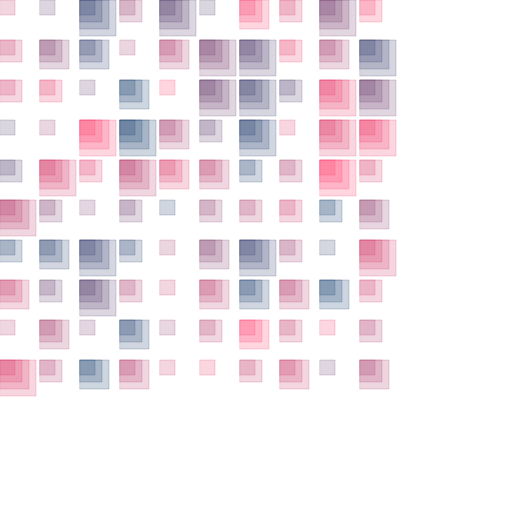
Frame 1 (no input)
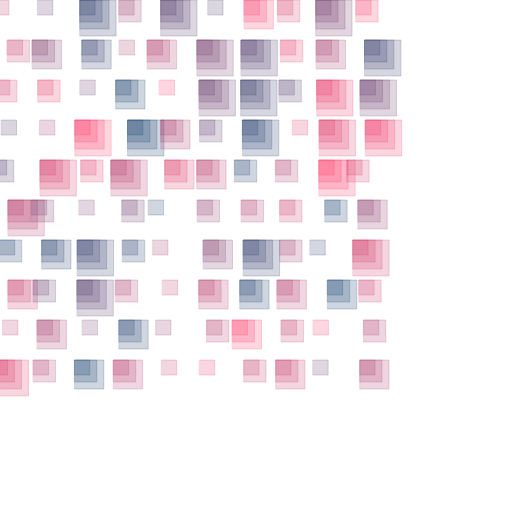
Frame 60 (no input)
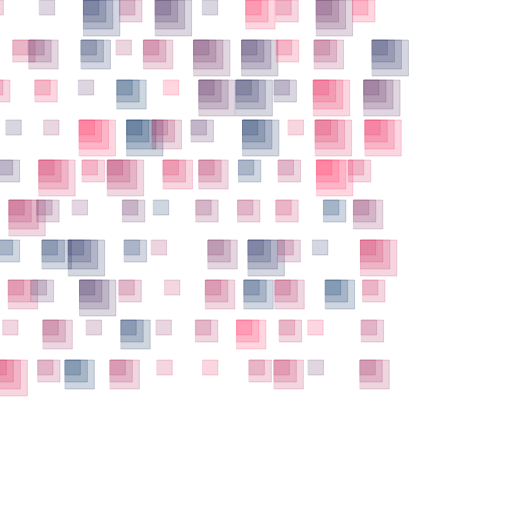
Frame 120 (the mouse pressed at the canvas centre since frame 60)

The p5.js sketch that drew these frames (run headless with seeded random() and noise() and a simulated clock; from frame 60 on, the mouse is pressed at the canvas centre):

// p5.js sketch
// ── sketch.js
//Declaramos un array de la clase "Modulo". Se hace igual que un array tradicional.
let modulos = []

function setup() {
    createCanvas(512, 512); 
    
    // //inicializamos todos los elementos (onjetos "modulo" en este caso) con la informacion que necesita
    // for (int i = 0; i < modulos[0].length; ++i) {
    //     for (int j = 0; j < modulos[1].length; ++j) {
    //         //Eneste ejemplo, le pasamos solo valores random, pero esto se puede hacer en el orden que queramos
    //         modulos[i][j] = new Modulo(random(width), random(height), random(10,30), color(random(255), 100, 200, 50), floor(random(1, 5)));    
    //     }
// }
    
    //Este for loop bidimiensional los ordena en grilla. Apagar el de arriba al prender este para verlo mejor
  
    for (let i = 0; i < 10; ++i) {
      modulos[i] = [];
        for (let j = 0; j < 10; ++j) {
            //En este ejemplo, le pasamos solo valores random, pero esto se puede hacer en el orden que queramos
            modulos[i][j] = new Modulo(40 * i, 40 * j, 15, color(random(255), 50, 100, 50), floor(random(1, 5)));
        }
    }
}

function draw() {
    background(255);
    
    //Invocamos el metodo dibuja() de cada objeto
    for (let i = 0; i < modulos.length; ++i) {
        for (let j = 0; j < modulos.length; ++j) {
            modulos[i][j].dibuja();
            modulos[i][j].tirita();
            //modulos[i][j].col = color(255,0,200,50); tambi'en podemos cambiar una variable dentro de cada objeto, anteponiendo un punto "."
        }
    }
}

//CLASE BASICA

class Modulo {
    
    //Constructor
    constructor(posX, posY, tam, col, nRepeticiones) {
        this.posX = posX;
        this.posY = posY;
        this.tam = tam;
        this.col = col;
        this.nRepeticiones = nRepeticiones;
        
    }
    
    //Metodos. En este caso, solo tenemos 1 que dibuja
    dibuja() {
        
        fill(this.col);
        stroke(this.col);
        //noFill();
        //Aca usamos la variable int "nRepeticiones" para la cantidad de vueltas del for loop.
        //Entonces cada objeto va a dibujar una cantidad de repeticiones dada por lo que venga del sketch principal
        for (let i = 0; i < this.nRepeticiones; ++i) {
            rect(this.posX, this.posY, this.tam + 7 * i, this.tam + 7 * i);
        }
    }
    
    //Aca inventamos otro metodo. Este hace que la posX tirite cuadro a cuadro. 
    tirita() {
        this.posX+= random(-1,1);
    }
} 
